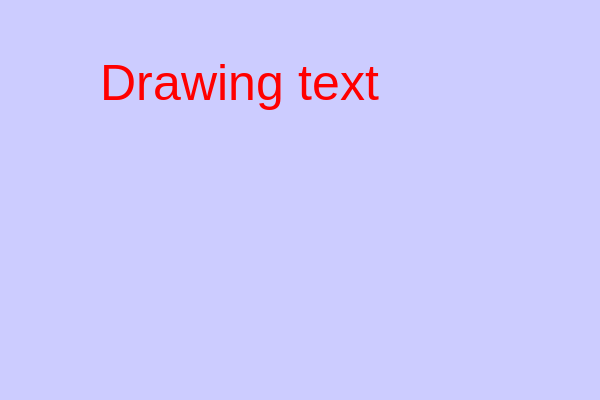

The Python source for this figure:
#https://www.pythoninformer.com/python-libraries/pycairo/text/

import cairo

WIDTH = 3
HEIGHT = 2
PIXEL_SCALE = 200

surface = cairo.ImageSurface(cairo.FORMAT_RGB24,
                             WIDTH*PIXEL_SCALE,
                             HEIGHT*PIXEL_SCALE)
ctx = cairo.Context(surface)
ctx.scale(PIXEL_SCALE, PIXEL_SCALE)

ctx.rectangle(0, 0, WIDTH, HEIGHT)
ctx.set_source_rgb(0.8, 0.8, 1)
ctx.fill()

# Drawing code
ctx.set_source_rgb(1, 0, 0)
ctx.set_font_size(0.25)
ctx.select_font_face("Arial",
                     cairo.FONT_SLANT_NORMAL,
                     cairo.FONT_WEIGHT_NORMAL)
ctx.move_to(0.5, 0.5)
ctx.show_text("Drawing text")
# End of drawing code

surface.write_to_png('text.png')    
surface.write_to_pdf('text.pdf')    

### end ###
